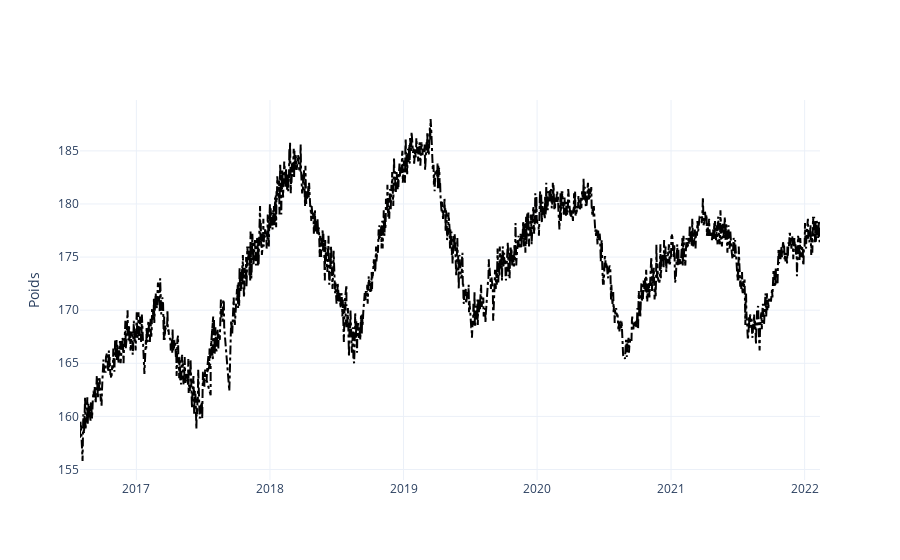

This figure's notebook cell:
### Code cell
# Plot all data
fig = go.Figure()

fig.add_trace(go.Scatter(x=data.date, y=data.poids, 
                        mode='lines', line=dict(color='black', width=2, dash='dashdot')))
fig.update_layout(yaxis_title="Poids")

### Figure 1 — Plotly figure (JSON) as saved in the notebook; plotly's stock layout.template omitted (floating-point values rounded to 4 significant figures; data arrays with more than 128 entries replaced by an {"elided": "..."} marker saying what was removed)
{"data": [{"line": {"color": "black", "dash": "dashdot", "width": 2}, "mode": "lines", "type": "scatter", "x": {"elided": "1913 str values"}, "y": {"elided": "1913 float values"}}], "layout": {"yaxis": {"title": {"text": "Poids"}}}}
